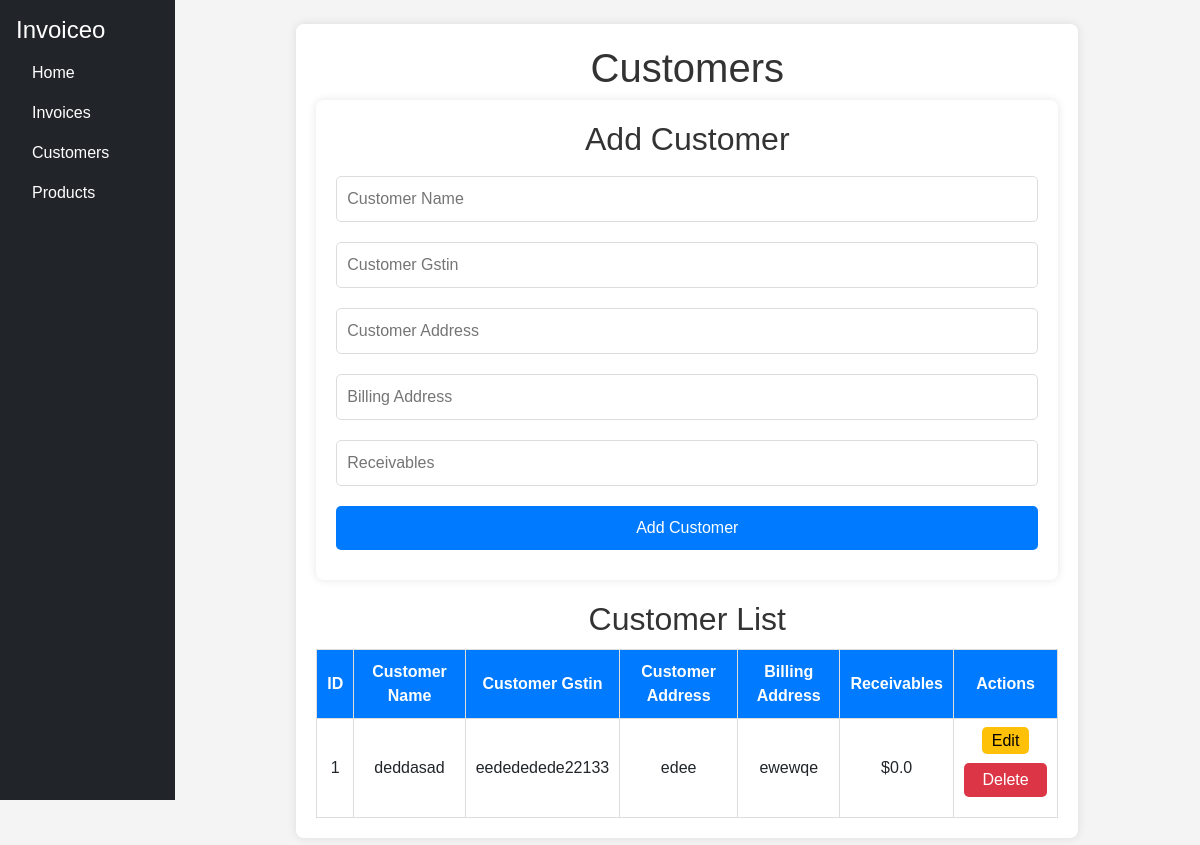
The page /customers on the database as committed earlier.
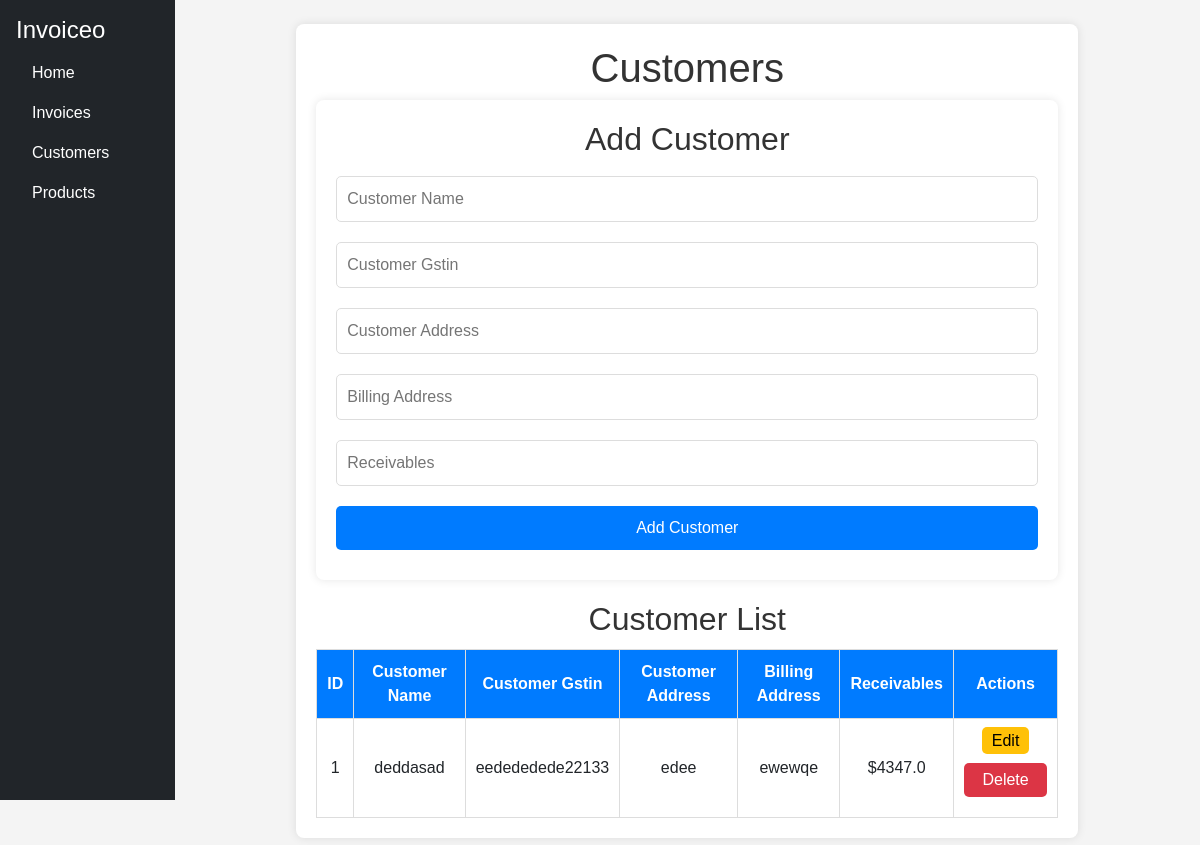
The same page on the database as committed later.
### app.py (models this page shows)
class Customer(db.Model):
    id = db.Column(db.Integer, primary_key=True)
    customer_name = db.Column(db.String(100), nullable=False)
    customer_gstin = db.Column(db.String(15), nullable=False)
    customer_address = db.Column(db.String(300), nullable=False)
    billing_address = db.Column(db.String(300), nullable=False)
    receivables = db.Column(db.Float, default=0.0)

### app.py (the view)
@app.route('/customers', methods=['GET'])
def customers():
    all_customers = Customer.query.all()
    return render_template('customers.html', customers=all_customers)

### templates/customers.html
{% extends 'base.html' %}
{% block content %}
<link rel="stylesheet" href="{{ url_for('static', filename='customers.css') }}">
<div class="container">
    <h1>Customers</h1>
    <div class="form-container">
        <h2>Add Customer</h2>
        <form action="/add_customer" method="POST">
            <input type="text" name="customer_name" placeholder="Customer Name" required>
            <input type="text" name="customer_gstin" placeholder="Customer Gstin" required>
            <input type="text" name="customer_address" placeholder="Customer Address" required>
            <input type="text" name="billing_address" placeholder="Billing Address" required>
            <input type="number" name="receivables" placeholder="Receivables" required>
            <button type="submit">Add Customer</button>
        </form>
    </div>
    <div class="table-container">
        <h2>Customer List</h2>
        <table>
            <tr>
                <th>ID</th>
                <th>Customer Name</th>
                <th>Customer Gstin</th>
                <th>Customer Address</th>
                <th>Billing Address</th>
                <th>Receivables</th>
                <th>Actions</th>
            </tr>
            {% for customer in customers %}
            <tr>
                <td>{{ customer.id }}</td>
                <td>{{ customer.customer_name }}</td>
                <td>{{ customer.customer_gstin }}</td>
                <td>{{ customer.customer_address }}</td>
                <td>{{ customer.billing_address }}</td>
                <td>${{ customer.receivables }}</td>
                <td>
                    <a class="edit-btn" href="{{ url_for('edit_customer', id=customer.id) }}">Edit</a>
                    <form action="{{ url_for('delete_customer', id=customer.id) }}" method="POST" class="delete-form">
                        <button type="submit" onclick="return confirm('Are you sure?')">Delete</button>
                    </form>
                </td>
            </tr>
            {% endfor %}
        </table>
    </div>
</div>
{% endblock %}

Rows that differ between the two databases and show on the page:
changed Customer "deddasad": receivables "0.0" → "4347.0"
